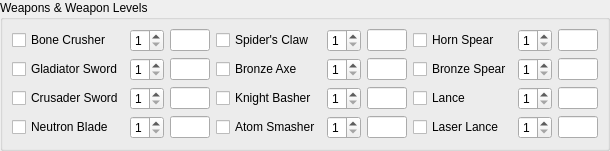
           <widget class="QGroupBox" name="groupBox_5" >
            <property name="title" >
             <string>Weapons &amp;&amp; Weapon Levels</string>
            </property>
            <layout class="QHBoxLayout" >
             <property name="margin" >
              <number>9</number>
             </property>
             <property name="spacing" >
              <number>6</number>
             </property>
             <item>
              <layout class="QGridLayout" >
               <property name="margin" >
                <number>0</number>
               </property>
               <property name="spacing" >
                <number>6</number>
               </property>
               <item row="2" column="0" >
                <widget class="QCheckBox" name="crusaderSwordCheck" >
                 <property name="text" >
                  <string>Crusader Sword</string>
                 </property>
                </widget>
               </item>
               <item row="1" column="1" >
                <widget class="QSpinBox" name="gladiatorSwordSpinner" >
                 <property name="maximum" >
                  <number>3</number>
                 </property>
                 <property name="minimum" >
                  <number>1</number>
                 </property>
                 <property name="value" >
                  <number>1</number>
                 </property>
                </widget>
               </item>
               <item row="3" column="0" >
                <widget class="QCheckBox" name="neutronBladeCheck" >
                 <property name="text" >
                  <string>Neutron Blade</string>
                 </property>
                </widget>
               </item>
               <item row="2" column="2" >
                <widget class="QLineEdit" name="crusaderSwordText" >
                 <property name="maximumSize" >
                  <size>
                   <width>40</width>
                   <height>16777215</height>
                  </size>
                 </property>
                 <property name="maxLength" >
                  <number>3</number>
                 </property>
                </widget>
               </item>
               <item row="1" column="0" >
                <widget class="QCheckBox" name="gladiatorSwordCheck" >
                 <property name="text" >
                  <string>Gladiator Sword</string>
                 </property>
                </widget>
               </item>
               <item row="3" column="2" >
                <widget class="QLineEdit" name="neutronBladeText" >
                 <property name="maximumSize" >
                  <size>
                   <width>40</width>
                   <height>16777215</height>
                  </size>
                 </property>
                 <property name="maxLength" >
                  <number>3</number>
                 </property>
                </widget>
               </item>
               <item row="3" column="1" >
                <widget class="QSpinBox" name="neutronBladeSpinner" >
                 <property name="maximum" >
                  <number>3</number>
                 </property>
                 <property name="minimum" >
                  <number>1</number>
                 </property>
                 <property name="value" >
                  <number>1</number>
                 </property>
                </widget>
               </item>
               <item row="0" column="1" >
                <widget class="QSpinBox" name="boneCrusherSpinner" >
                 <property name="maximum" >
                  <number>3</number>
                 </property>
                 <property name="minimum" >
                  <number>1</number>
                 </property>
                 <property name="value" >
                  <number>1</number>
                 </property>
                </widget>
               </item>
               <item row="0" column="0" >
                <widget class="QCheckBox" name="boneCrusherCheck" >
                 <property name="text" >
                  <string>Bone Crusher</string>
                 </property>
                </widget>
               </item>
               <item row="2" column="1" >
                <widget class="QSpinBox" name="crusaderSwordSpinner" >
                 <property name="maximum" >
                  <number>3</number>
                 </property>
                 <property name="minimum" >
                  <number>1</number>
                 </property>
                 <property name="value" >
                  <number>1</number>
                 </property>
                </widget>
               </item>
               <item row="1" column="2" >
                <widget class="QLineEdit" name="gladiatorSwordText" >
                 <property name="maximumSize" >
                  <size>
                   <width>40</width>
                   <height>16777215</height>
                  </size>
                 </property>
                 <property name="maxLength" >
                  <number>3</number>
                 </property>
                </widget>
               </item>
               <item row="0" column="2" >
                <widget class="QLineEdit" name="boneCrusherText" >
                 <property name="minimumSize" >
                  <size>
                   <width>40</width>
                   <height>0</height>
                  </size>
                 </property>
                 <property name="maximumSize" >
                  <size>
                   <width>40</width>
                   <height>16777215</height>
                  </size>
                 </property>
                 <property name="maxLength" >
                  <number>3</number>
                 </property>
                </widget>
               </item>
              </layout>
             </item>
             <item>
              <layout class="QGridLayout" >
               <property name="margin" >
                <number>0</number>
               </property>
               <property name="spacing" >
                <number>6</number>
               </property>
               <item row="3" column="1" >
                <widget class="QSpinBox" name="atomSmasherSpinner" >
                 <property name="maximum" >
                  <number>3</number>
                 </property>
                 <property name="minimum" >
                  <number>1</number>
                 </property>
                 <property name="value" >
                  <number>1</number>
                 </property>
                </widget>
               </item>
               <item row="2" column="0" >
                <widget class="QCheckBox" name="knightBasherCheck" >
                 <property name="text" >
                  <string>Knight Basher</string>
                 </property>
                </widget>
               </item>
               <item row="1" column="2" >
                <widget class="QLineEdit" name="bronzeAxeText" >
                 <property name="maximumSize" >
                  <size>
                   <width>40</width>
                   <height>16777215</height>
                  </size>
                 </property>
                 <property name="maxLength" >
                  <number>3</number>
                 </property>
                </widget>
               </item>
               <item row="0" column="2" >
                <widget class="QLineEdit" name="spidersClawText" >
                 <property name="minimumSize" >
                  <size>
                   <width>40</width>
                   <height>0</height>
                  </size>
                 </property>
                 <property name="maximumSize" >
                  <size>
                   <width>40</width>
                   <height>16777215</height>
                  </size>
                 </property>
                 <property name="maxLength" >
                  <number>3</number>
                 </property>
                </widget>
               </item>
               <item row="0" column="0" >
                <widget class="QCheckBox" name="spidersClawCheck" >
                 <property name="text" >
                  <string>Spider's Claw</string>
                 </property>
                </widget>
               </item>
               <item row="3" column="2" >
                <widget class="QLineEdit" name="atomSmasherText" >
                 <property name="maximumSize" >
                  <size>
                   <width>40</width>
                   <height>16777215</height>
                  </size>
                 </property>
                 <property name="maxLength" >
                  <number>3</number>
                 </property>
                </widget>
               </item>
               <item row="1" column="0" >
                <widget class="QCheckBox" name="bronzeAxeCheck" >
                 <property name="text" >
                  <string>Bronze Axe</string>
                 </property>
                </widget>
               </item>
               <item row="1" column="1" >
                <widget class="QSpinBox" name="bronzeAxeSpinner" >
                 <property name="maximum" >
                  <number>3</number>
                 </property>
                 <property name="minimum" >
                  <number>1</number>
                 </property>
                 <property name="value" >
                  <number>1</number>
                 </property>
                </widget>
               </item>
               <item row="2" column="2" >
                <widget class="QLineEdit" name="knightBasherText" >
                 <property name="maximumSize" >
                  <size>
                   <width>40</width>
                   <height>16777215</height>
                  </size>
                 </property>
                 <property name="maxLength" >
                  <number>3</number>
                 </property>
                </widget>
               </item>
               <item row="2" column="1" >
                <widget class="QSpinBox" name="knightBasherSpinner" >
                 <property name="maximum" >
                  <number>3</number>
                 </property>
                 <property name="minimum" >
                  <number>1</number>
                 </property>
                 <property name="value" >
                  <number>1</number>
                 </property>
                </widget>
               </item>
               <item row="3" column="0" >
                <widget class="QCheckBox" name="atomSmasherCheck" >
                 <property name="text" >
                  <string>Atom Smasher</string>
                 </property>
                </widget>
               </item>
               <item row="0" column="1" >
                <widget class="QSpinBox" name="spidersClawSpinner" >
                 <property name="maximum" >
                  <number>3</number>
                 </property>
                 <property name="minimum" >
                  <number>1</number>
                 </property>
                 <property name="value" >
                  <number>1</number>
                 </property>
                </widget>
               </item>
              </layout>
             </item>
             <item>
              <layout class="QGridLayout" >
               <property name="margin" >
                <number>0</number>
               </property>
               <property name="spacing" >
                <number>6</number>
               </property>
               <item row="2" column="0" >
                <widget class="QCheckBox" name="lanceWeaponCheck" >
                 <property name="text" >
                  <string>Lance</string>
                 </property>
                </widget>
               </item>
               <item row="1" column="0" >
                <widget class="QCheckBox" name="bronzeSpearCheck" >
                 <property name="text" >
                  <string>Bronze Spear</string>
                 </property>
                </widget>
               </item>
               <item row="2" column="2" >
                <widget class="QLineEdit" name="lanceWeaponText" >
                 <property name="maximumSize" >
                  <size>
                   <width>40</width>
                   <height>16777215</height>
                  </size>
                 </property>
                 <property name="maxLength" >
                  <number>3</number>
                 </property>
                </widget>
               </item>
               <item row="3" column="1" >
                <widget class="QSpinBox" name="laserLanceSpinner" >
                 <property name="maximum" >
                  <number>3</number>
                 </property>
                 <property name="minimum" >
                  <number>1</number>
                 </property>
                 <property name="value" >
                  <number>1</number>
                 </property>
                </widget>
               </item>
               <item row="3" column="2" >
                <widget class="QLineEdit" name="laserLanceText" >
                 <property name="maximumSize" >
                  <size>
                   <width>40</width>
                   <height>16777215</height>
                  </size>
                 </property>
                 <property name="maxLength" >
                  <number>3</number>
                 </property>
                </widget>
               </item>
               <item row="0" column="2" >
                <widget class="QLineEdit" name="hornSpearText" >
                 <property name="minimumSize" >
                  <size>
                   <width>40</width>
                   <height>0</height>
                  </size>
                 </property>
                 <property name="maximumSize" >
                  <size>
                   <width>40</width>
                   <height>16777215</height>
                  </size>
                 </property>
                 <property name="maxLength" >
                  <number>3</number>
                 </property>
                </widget>
               </item>
               <item row="0" column="1" >
                <widget class="QSpinBox" name="hornSpearSpinner" >
                 <property name="maximum" >
                  <number>3</number>
                 </property>
                 <property name="minimum" >
                  <number>1</number>
                 </property>
                 <property name="value" >
                  <number>1</number>
                 </property>
                </widget>
               </item>
               <item row="2" column="1" >
                <widget class="QSpinBox" name="lanceWeaponSpinner" >
                 <property name="maximum" >
                  <number>3</number>
                 </property>
                 <property name="minimum" >
                  <number>1</number>
                 </property>
                 <property name="value" >
                  <number>1</number>
                 </property>
                </widget>
               </item>
               <item row="3" column="0" >
                <widget class="QCheckBox" name="laserLanceCheck" >
                 <property name="text" >
                  <string>Laser Lance</string>
                 </property>
                </widget>
               </item>
               <item row="1" column="1" >
                <widget class="QSpinBox" name="bronzeSpearSpinner" >
                 <property name="maximum" >
                  <number>3</number>
                 </property>
                 <property name="minimum" >
                  <number>1</number>
                 </property>
                 <property name="value" >
                  <number>1</number>
                 </property>
                </widget>
               </item>
               <item row="0" column="0" >
                <widget class="QCheckBox" name="hornSpearCheck" >
                 <property name="text" >
                  <string>Horn Spear</string>
                 </property>
                </widget>
               </item>
               <item row="1" column="2" >
                <widget class="QLineEdit" name="bronzeSpearText" >
                 <property name="maximumSize" >
                  <size>
                   <width>40</width>
                   <height>16777215</height>
                  </size>
                 </property>
                 <property name="maxLength" >
                  <number>3</number>
                 </property>
                </widget>
               </item>
              </layout>
             </item>
            </layout>
           </widget>
